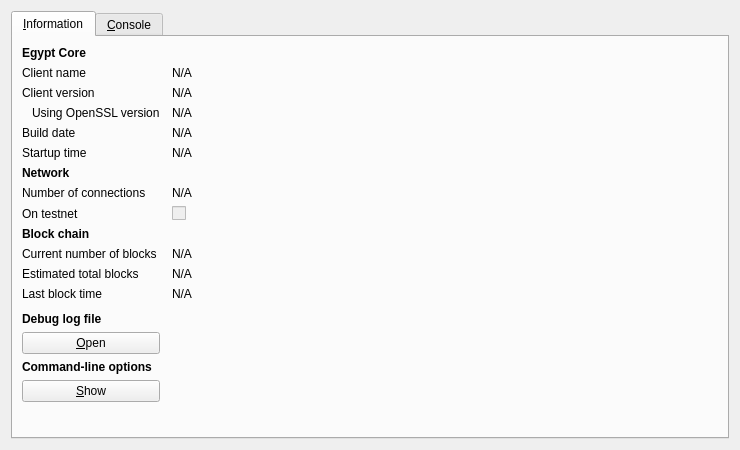
<?xml version="1.0" encoding="UTF-8"?>
<ui version="4.0">
 <class>RPCConsole</class>
 <widget class="QDialog" name="RPCConsole">
  <property name="geometry">
   <rect>
    <x>0</x>
    <y>0</y>
    <width>740</width>
    <height>450</height>
   </rect>
  </property>
  <property name="windowTitle">
   <string>Egypt - Debug window</string>
  </property>
  <layout class="QVBoxLayout" name="verticalLayout_2">
   <item>
    <widget class="QTabWidget" name="tabWidget">
     <property name="currentIndex">
      <number>0</number>
     </property>
     <widget class="QWidget" name="tab_info">
      <attribute name="title">
       <string>&amp;Information</string>
      </attribute>
      <layout class="QGridLayout" name="gridLayout" columnstretch="0,1">
       <property name="horizontalSpacing">
        <number>12</number>
       </property>
       <item row="0" column="0">
        <widget class="QLabel" name="label_9">
         <property name="font">
          <font>
           <weight>75</weight>
           <bold>true</bold>
          </font>
         </property>
         <property name="text">
          <string>Egypt Core</string>
         </property>
        </widget>
       </item>
       <item row="1" column="0">
        <widget class="QLabel" name="label_5">
         <property name="text">
          <string>Client name</string>
         </property>
        </widget>
       </item>
       <item row="1" column="1">
        <widget class="QLabel" name="clientName">
         <property name="cursor">
          <cursorShape>IBeamCursor</cursorShape>
         </property>
         <property name="text">
          <string>N/A</string>
         </property>
         <property name="textFormat">
          <enum>Qt::PlainText</enum>
         </property>
         <property name="textInteractionFlags">
          <set>Qt::LinksAccessibleByMouse|Qt::TextSelectableByKeyboard|Qt::TextSelectableByMouse</set>
         </property>
        </widget>
       </item>
       <item row="2" column="0">
        <widget class="QLabel" name="label_6">
         <property name="text">
          <string>Client version</string>
         </property>
        </widget>
       </item>
       <item row="2" column="1">
        <widget class="QLabel" name="clientVersion">
         <property name="cursor">
          <cursorShape>IBeamCursor</cursorShape>
         </property>
         <property name="text">
          <string>N/A</string>
         </property>
         <property name="textFormat">
          <enum>Qt::PlainText</enum>
         </property>
         <property name="textInteractionFlags">
          <set>Qt::LinksAccessibleByMouse|Qt::TextSelectableByKeyboard|Qt::TextSelectableByMouse</set>
         </property>
        </widget>
       </item>
       <item row="3" column="0">
        <widget class="QLabel" name="label_14">
         <property name="text">
          <string>Using OpenSSL version</string>
         </property>
         <property name="indent">
          <number>10</number>
         </property>
        </widget>
       </item>
       <item row="3" column="1">
        <widget class="QLabel" name="openSSLVersion">
         <property name="cursor">
          <cursorShape>IBeamCursor</cursorShape>
         </property>
         <property name="text">
          <string>N/A</string>
         </property>
         <property name="textFormat">
          <enum>Qt::PlainText</enum>
         </property>
         <property name="textInteractionFlags">
          <set>Qt::LinksAccessibleByMouse|Qt::TextSelectableByKeyboard|Qt::TextSelectableByMouse</set>
         </property>
        </widget>
       </item>
       <item row="4" column="0">
        <widget class="QLabel" name="label_12">
         <property name="text">
          <string>Build date</string>
         </property>
        </widget>
       </item>
       <item row="4" column="1">
        <widget class="QLabel" name="buildDate">
         <property name="cursor">
          <cursorShape>IBeamCursor</cursorShape>
         </property>
         <property name="text">
          <string>N/A</string>
         </property>
         <property name="textFormat">
          <enum>Qt::PlainText</enum>
         </property>
         <property name="textInteractionFlags">
          <set>Qt::LinksAccessibleByMouse|Qt::TextSelectableByKeyboard|Qt::TextSelectableByMouse</set>
         </property>
        </widget>
       </item>
       <item row="5" column="0">
        <widget class="QLabel" name="label_13">
         <property name="text">
          <string>Startup time</string>
         </property>
        </widget>
       </item>
       <item row="5" column="1">
        <widget class="QLabel" name="startupTime">
         <property name="cursor">
          <cursorShape>IBeamCursor</cursorShape>
         </property>
         <property name="text">
          <string>N/A</string>
         </property>
         <property name="textFormat">
          <enum>Qt::PlainText</enum>
         </property>
         <property name="textInteractionFlags">
          <set>Qt::LinksAccessibleByMouse|Qt::TextSelectableByKeyboard|Qt::TextSelectableByMouse</set>
         </property>
        </widget>
       </item>
       <item row="6" column="0">
        <widget class="QLabel" name="label_11">
         <property name="font">
          <font>
           <weight>75</weight>
           <bold>true</bold>
          </font>
         </property>
         <property name="text">
          <string>Network</string>
         </property>
        </widget>
       </item>
       <item row="7" column="0">
        <widget class="QLabel" name="label_7">
         <property name="text">
          <string>Number of connections</string>
         </property>
        </widget>
       </item>
       <item row="7" column="1">
        <widget class="QLabel" name="numberOfConnections">
         <property name="cursor">
          <cursorShape>IBeamCursor</cursorShape>
         </property>
         <property name="text">
          <string>N/A</string>
         </property>
         <property name="textFormat">
          <enum>Qt::PlainText</enum>
         </property>
         <property name="textInteractionFlags">
          <set>Qt::LinksAccessibleByMouse|Qt::TextSelectableByKeyboard|Qt::TextSelectableByMouse</set>
         </property>
        </widget>
       </item>
       <item row="8" column="0">
        <widget class="QLabel" name="label_8">
         <property name="text">
          <string>On testnet</string>
         </property>
        </widget>
       </item>
       <item row="8" column="1">
        <widget class="QCheckBox" name="isTestNet">
         <property name="enabled">
          <bool>false</bool>
         </property>
         <property name="text">
          <string/>
         </property>
        </widget>
       </item>
       <item row="9" column="0">
        <widget class="QLabel" name="label_10">
         <property name="font">
          <font>
           <weight>75</weight>
           <bold>true</bold>
          </font>
         </property>
         <property name="text">
          <string>Block chain</string>
         </property>
        </widget>
       </item>
       <item row="10" column="0">
        <widget class="QLabel" name="label_3">
         <property name="text">
          <string>Current number of blocks</string>
         </property>
        </widget>
       </item>
       <item row="10" column="1">
        <widget class="QLabel" name="numberOfBlocks">
         <property name="cursor">
          <cursorShape>IBeamCursor</cursorShape>
         </property>
         <property name="text">
          <string>N/A</string>
         </property>
         <property name="textFormat">
          <enum>Qt::PlainText</enum>
         </property>
         <property name="textInteractionFlags">
          <set>Qt::LinksAccessibleByMouse|Qt::TextSelectableByKeyboard|Qt::TextSelectableByMouse</set>
         </property>
        </widget>
       </item>
       <item row="11" column="0">
        <widget class="QLabel" name="label_4">
         <property name="text">
          <string>Estimated total blocks</string>
         </property>
        </widget>
       </item>
       <item row="11" column="1">
        <widget class="QLabel" name="totalBlocks">
         <property name="cursor">
          <cursorShape>IBeamCursor</cursorShape>
         </property>
         <property name="text">
          <string>N/A</string>
         </property>
         <property name="textFormat">
          <enum>Qt::PlainText</enum>
         </property>
         <property name="textInteractionFlags">
          <set>Qt::LinksAccessibleByMouse|Qt::TextSelectableByKeyboard|Qt::TextSelectableByMouse</set>
         </property>
        </widget>
       </item>
       <item row="12" column="0">
        <widget class="QLabel" name="label_2">
         <property name="text">
          <string>Last block time</string>
         </property>
        </widget>
       </item>
       <item row="12" column="1">
        <widget class="QLabel" name="lastBlockTime">
         <property name="cursor">
          <cursorShape>IBeamCursor</cursorShape>
         </property>
         <property name="text">
          <string>N/A</string>
         </property>
         <property name="textFormat">
          <enum>Qt::PlainText</enum>
         </property>
         <property name="textInteractionFlags">
          <set>Qt::LinksAccessibleByMouse|Qt::TextSelectableByKeyboard|Qt::TextSelectableByMouse</set>
         </property>
        </widget>
       </item>
       <item row="13" column="0">
        <spacer name="verticalSpacer_2">
         <property name="orientation">
          <enum>Qt::Vertical</enum>
         </property>
         <property name="sizeHint" stdset="0">
          <size>
           <width>20</width>
           <height>20</height>
          </size>
         </property>
        </spacer>
       </item>
       <item row="14" column="0">
        <widget class="QLabel" name="labelDebugLogfile">
         <property name="font">
          <font>
           <weight>75</weight>
           <bold>true</bold>
          </font>
         </property>
         <property name="text">
          <string>Debug log file</string>
         </property>
        </widget>
       </item>
       <item row="15" column="0">
        <widget class="QPushButton" name="openDebugLogfileButton">
         <property name="toolTip">
          <string>Open the Egypt debug log file from the current data directory. This can take a few seconds for large log files.</string>
         </property>
         <property name="text">
          <string>&amp;Open</string>
         </property>
         <property name="autoDefault">
          <bool>false</bool>
         </property>
        </widget>
       </item>
       <item row="16" column="0">
        <widget class="QLabel" name="labelCLOptions">
         <property name="font">
          <font>
           <weight>75</weight>
           <bold>true</bold>
          </font>
         </property>
         <property name="text">
          <string>Command-line options</string>
         </property>
        </widget>
       </item>
       <item row="17" column="0">
        <widget class="QPushButton" name="showCLOptionsButton">
         <property name="toolTip">
          <string>Show the Egypt-Qt help message to get a list with possible Egypt command-line options.</string>
         </property>
         <property name="text">
          <string>&amp;Show</string>
         </property>
         <property name="autoDefault">
          <bool>false</bool>
         </property>
        </widget>
       </item>
       <item row="18" column="0">
        <spacer name="verticalSpacer">
         <property name="orientation">
          <enum>Qt::Vertical</enum>
         </property>
         <property name="sizeHint" stdset="0">
          <size>
           <width>20</width>
           <height>40</height>
          </size>
         </property>
        </spacer>
       </item>
      </layout>
     </widget>
     <widget class="QWidget" name="tab_console">
      <attribute name="title">
       <string>&amp;Console</string>
      </attribute>
      <layout class="QVBoxLayout" name="verticalLayout_3">
       <property name="spacing">
        <number>3</number>
       </property>
       <item>
        <widget class="QTextEdit" name="messagesWidget">
         <property name="minimumSize">
          <size>
           <width>0</width>
           <height>100</height>
          </size>
         </property>
         <property name="readOnly">
          <bool>true</bool>
         </property>
         <property name="tabKeyNavigation" stdset="0">
          <bool>false</bool>
         </property>
         <property name="columnCount" stdset="0">
          <number>2</number>
         </property>
        </widget>
       </item>
       <item>
        <layout class="QHBoxLayout" name="horizontalLayout">
         <property name="spacing">
          <number>3</number>
         </property>
         <item>
          <widget class="QLabel" name="label">
           <property name="text">
            <string notr="true">&gt;</string>
           </property>
          </widget>
         </item>
         <item>
          <widget class="QLineEdit" name="lineEdit"/>
         </item>
         <item>
          <widget class="QPushButton" name="clearButton">
           <property name="maximumSize">
            <size>
             <width>24</width>
             <height>24</height>
            </size>
           </property>
           <property name="toolTip">
            <string>Clear console</string>
           </property>
           <property name="text">
            <string/>
           </property>
           <property name="icon">
            <iconset resource="../bitcoin.qrc">
             <normaloff>:/icons/remove</normaloff>:/icons/remove</iconset>
           </property>
           <property name="shortcut">
            <string notr="true">Ctrl+L</string>
           </property>
           <property name="autoDefault">
            <bool>false</bool>
           </property>
          </widget>
         </item>
        </layout>
       </item>
      </layout>
     </widget>
    </widget>
   </item>
  </layout>
 </widget>
 <resources>
  <include location="../bitcoin.qrc"/>
 </resources>
 <connections/>
</ui>
